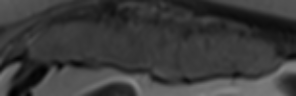
%> input picture crf_max_flow_matlab/crop.png, 296 x 96 px
$ octave test.m   (GNU Octave 9; MATLAB toolbox functions it lacks are replaced by stand-ins)
%> lines starting %> are read from the running program, lines starting %| are printed output that depends on the picture
I = imread('crop.png');
%> I is the input picture: size 96x296 uint8; min 0, max 136, mean 58.5
% I = I(:,:,1);
P = imread('crop_prob.png');
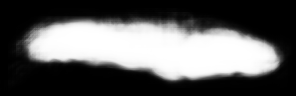
%> input picture crf_max_flow_matlab/crop_prob.png, 296 x 96 px
%> P is the input picture: size 96x296 uint8; min 0, max 255, mean 93.3

fP = double(P)/255.0;
bP = 1.0-fP;
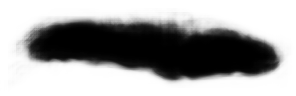
%> bP: size 96x296 double; min 0, max 1, mean 0.634

lambda = 5.0;
sigma  = 3.5;
%> (the run ends here)
